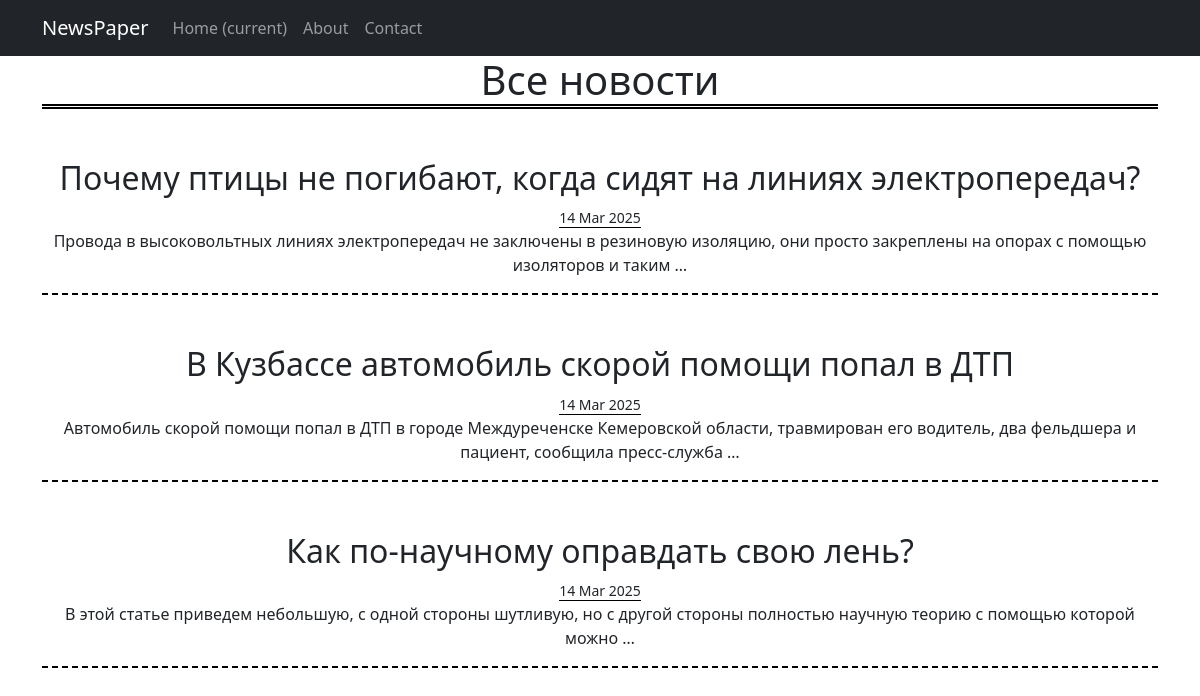
Page /news/ on the committed database.
### news/models.py (models this page shows, shortened)
class Post(models.Model):
    news_or_article = [('news', 'новость'), ('article', 'статья')]
    author = models.ForeignKey('Author', on_delete=models.CASCADE)
    choice = models.CharField(max_length=7, choices=news_or_article)
    time_in = models.DateTimeField(auto_now_add=True)
    categories = models.ManyToManyField('Category', through='PostCategory')
    title = models.CharField(max_length=255)
    text = models.TextField()
    rating = models.IntegerField(default=0)

### news/views.py (the view)
# urls.py: path('', PostList.as_view()),
class PostList(ListView):
    model = Post
    ordering = '-time_in'
    template_name = 'news.html'
    context_object_name = 'posts'

### templates/news.html (shortened to what this page needs)
{% extends 'default.html' %}
{% block content %}
<h1 style="margin-bottom: 50px; border-bottom: 5px double #000;">Все новости</h1>
<ul style="list-style-type: none; padding-left: 0;">
    {% for post in posts %}
    <li style="margin-bottom: 50px; border-bottom: 2px dashed #000;">
        <h2>{{ post.title }}</h2>
        <small style="border-bottom: 1px solid #000;">{{ post.time_in|date:'d M Y' }}</small>
        <p>{{ post.text|truncatewords:20 }}</p>
    </li>
    {% endfor %}
</ul>
{% endblock content %}

### templates/default.html (shortened to what this page needs)
<!DOCTYPE html>
<html lang="en">
    <head>
        {% load static %}
        <link href="{% static 'css/styles.css' %}" rel="stylesheet" />
    </head>
    <body>
        <nav class="navbar navbar-expand-lg navbar-dark bg-dark static-top">
            <div class="container">
                <a class="navbar-brand" href="#">NewsPaper</a>
                <div class="collapse navbar-collapse" id="navbarResponsive">
                    <ul class="navbar-nav ml-auto">
                        <li class="nav-item active">
                            <a class="nav-link" href="/news/">Home
                            <span class="sr-only">(current)</span>
                            </a>
                        </li>
                        <li class="nav-item">
                            <a class="nav-link" href="/about/">About</a>
                        </li>
                        <li class="nav-item">
                            <a class="nav-link" href="/contacts/">Contact</a>
                        </li>
                    </ul>
                </div>
            </div>
        </nav>
        <div class="container">
            <div class="row">
                <div class="col-lg-12 text-center">
                    {% block content %}
                    {% endblock content %}
                </div>
            </div>
        </div>
    </body>
</html>

### rows in the picture
Post: title "Почему птицы не погибают, когда сидят на линиях электропередач?", time_in "14 Mar 2025", text "Провода в высоковольтных линиях электропередач не заключены в резиновую изоляцию, они просто закреплены на опорах с помощью изоляторов и таким …"
Post: title "В Кузбассе автомобиль скорой помощи попал в ДТП", time_in "14 Mar 2025", text "Автомобиль скорой помощи попал в ДТП в городе Междуреченске Кемеровской области, травмирован его водитель, два фельдшера и пациент, сообщила пресс-служба …"
Post: title "Как по-научному оправдать свою лень?", time_in "14 Mar 2025", text "В этой статье приведем небольшую, с одной стороны шутливую, но с другой стороны полностью научную теорию с помощью которой можно …"
